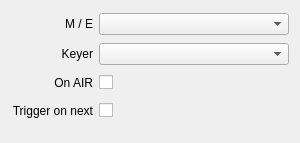
<?xml version="1.0" encoding="UTF-8"?>
<ui version="4.0">
 <class>InspectorAtemKeyerStateWidget</class>
 <widget class="QWidget" name="InspectorAtemKeyerStateWidget">
  <property name="geometry">
   <rect>
    <x>0</x>
    <y>0</y>
    <width>300</width>
    <height>143</height>
   </rect>
  </property>
  <property name="sizePolicy">
   <sizepolicy hsizetype="Expanding" vsizetype="Preferred">
    <horstretch>0</horstretch>
    <verstretch>0</verstretch>
   </sizepolicy>
  </property>
  <layout class="QGridLayout" name="gridLayout">
   <property name="bottomMargin">
    <number>20</number>
   </property>
   <item row="1" column="1">
    <widget class="QComboBox" name="comboBoxKeyer">
     <property name="sizePolicy">
      <sizepolicy hsizetype="Expanding" vsizetype="Fixed">
       <horstretch>0</horstretch>
       <verstretch>0</verstretch>
      </sizepolicy>
     </property>
    </widget>
   </item>
   <item row="0" column="0">
    <widget class="QLabel" name="labelMixerStep">
     <property name="text">
      <string>M / E</string>
     </property>
     <property name="alignment">
      <set>Qt::AlignRight|Qt::AlignTrailing|Qt::AlignVCenter</set>
     </property>
    </widget>
   </item>
   <item row="1" column="0">
    <widget class="QLabel" name="labelKeyer">
     <property name="text">
      <string>Keyer</string>
     </property>
     <property name="alignment">
      <set>Qt::AlignRight|Qt::AlignTrailing|Qt::AlignVCenter</set>
     </property>
    </widget>
   </item>
   <item row="3" column="0">
    <widget class="QLabel" name="labelTriggerOnNext">
     <property name="text">
      <string>Trigger on next</string>
     </property>
     <property name="alignment">
      <set>Qt::AlignRight|Qt::AlignTrailing|Qt::AlignVCenter</set>
     </property>
    </widget>
   </item>
   <item row="2" column="1">
    <layout class="QHBoxLayout" name="horizontalLayoutInput">
     <item>
      <widget class="QCheckBox" name="checkBoxState">
       <property name="layoutDirection">
        <enum>Qt::RightToLeft</enum>
       </property>
      </widget>
     </item>
     <item>
      <spacer name="horizontalSpacerState2">
       <property name="orientation">
        <enum>Qt::Horizontal</enum>
       </property>
       <property name="sizeHint" stdset="0">
        <size>
         <width>40</width>
         <height>20</height>
        </size>
       </property>
      </spacer>
     </item>
    </layout>
   </item>
   <item row="3" column="1">
    <layout class="QHBoxLayout" name="horizontalLayoutTriggerOnNext">
     <item>
      <widget class="QCheckBox" name="checkBoxTriggerOnNext">
       <property name="layoutDirection">
        <enum>Qt::RightToLeft</enum>
       </property>
       <property name="text">
        <string/>
       </property>
      </widget>
     </item>
     <item>
      <spacer name="horizontalSpacerTriggerOnNext2">
       <property name="orientation">
        <enum>Qt::Horizontal</enum>
       </property>
       <property name="sizeHint" stdset="0">
        <size>
         <width>40</width>
         <height>20</height>
        </size>
       </property>
      </spacer>
     </item>
    </layout>
   </item>
   <item row="2" column="0">
    <widget class="QLabel" name="labelState">
     <property name="text">
      <string>On AIR</string>
     </property>
     <property name="alignment">
      <set>Qt::AlignRight|Qt::AlignTrailing|Qt::AlignVCenter</set>
     </property>
    </widget>
   </item>
   <item row="0" column="1">
    <widget class="QComboBox" name="comboBoxMixerStep">
     <property name="sizePolicy">
      <sizepolicy hsizetype="Expanding" vsizetype="Fixed">
       <horstretch>0</horstretch>
       <verstretch>0</verstretch>
      </sizepolicy>
     </property>
    </widget>
   </item>
  </layout>
 </widget>
 <tabstops>
  <tabstop>comboBoxMixerStep</tabstop>
  <tabstop>comboBoxKeyer</tabstop>
  <tabstop>checkBoxState</tabstop>
  <tabstop>checkBoxTriggerOnNext</tabstop>
 </tabstops>
 <resources/>
 <connections>
  <connection>
   <sender>checkBoxTriggerOnNext</sender>
   <signal>stateChanged(int)</signal>
   <receiver>InspectorAtemKeyerStateWidget</receiver>
   <slot>triggerOnNextChanged(int)</slot>
   <hints>
    <hint type="sourcelabel">
     <x>147</x>
     <y>129</y>
    </hint>
    <hint type="destinationlabel">
     <x>189</x>
     <y>84</y>
    </hint>
   </hints>
  </connection>
  <connection>
   <sender>checkBoxState</sender>
   <signal>stateChanged(int)</signal>
   <receiver>InspectorAtemKeyerStateWidget</receiver>
   <slot>stateChanged(int)</slot>
   <hints>
    <hint type="sourcelabel">
     <x>136</x>
     <y>100</y>
    </hint>
    <hint type="destinationlabel">
     <x>191</x>
     <y>53</y>
    </hint>
   </hints>
  </connection>
  <connection>
   <sender>comboBoxKeyer</sender>
   <signal>currentIndexChanged(int)</signal>
   <receiver>InspectorAtemKeyerStateWidget</receiver>
   <slot>keyerChanged(int)</slot>
   <hints>
    <hint type="sourcelabel">
     <x>204</x>
     <y>66</y>
    </hint>
    <hint type="destinationlabel">
     <x>189</x>
     <y>19</y>
    </hint>
   </hints>
  </connection>
  <connection>
   <sender>comboBoxMixerStep</sender>
   <signal>currentIndexChanged(int)</signal>
   <receiver>InspectorAtemKeyerStateWidget</receiver>
   <slot>mixerStepChanged(int)</slot>
   <hints>
    <hint type="sourcelabel">
     <x>191</x>
     <y>18</y>
    </hint>
    <hint type="destinationlabel">
     <x>-5</x>
     <y>22</y>
    </hint>
   </hints>
  </connection>
 </connections>
 <slots>
  <slot>stateChanged(int)</slot>
  <slot>keyerChanged(int)</slot>
  <slot>triggerOnNextChanged(int)</slot>
  <slot>mixerStepChanged(int)</slot>
 </slots>
</ui>
